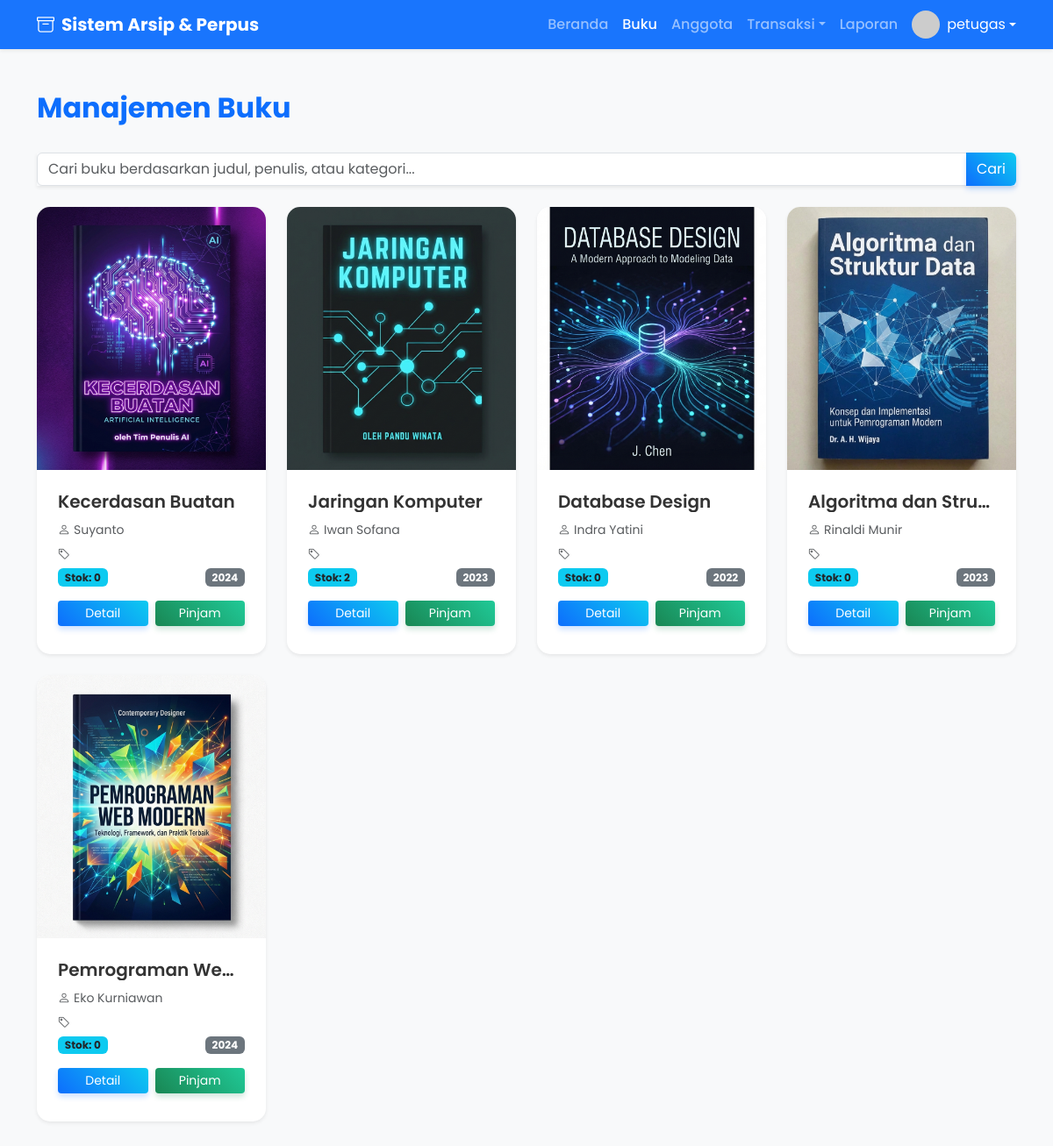
Screenshot of /Perpus/buku.php (signed in) with the database file from the repository.
### tables this page shows
CREATE TABLE `buku` (
  `id_buku` int NOT NULL,
  `judul` varchar(255) NOT NULL,
  `penulis` varchar(255) NOT NULL,
  `penerbit` varchar(255) DEFAULT NULL,
  `tahun_terbit` year DEFAULT NULL,
  `cover` varchar(255) DEFAULT NULL,
  `kategori` varchar(100) DEFAULT NULL,
  `isbn` varchar(20) DEFAULT NULL,
  `stok` int DEFAULT '0'
);

### Perpus/buku.php (the view, shortened to what this page needs)
<?php
include 'koneksi.php';
$role = $_SESSION['role'];
?>
<!DOCTYPE html>
<html lang="id">
<head>
  <link href="https://cdn.jsdelivr.net/npm/bootstrap@5.3.2/dist/css/bootstrap.min.css" rel="stylesheet">
  <link rel="stylesheet" href="https://cdn.jsdelivr.net/npm/bootstrap-icons@1.11.1/font/bootstrap-icons.css">
  <link rel="stylesheet" href="style.css">
</head>
<body>
  <nav class="navbar navbar-expand-lg navbar-dark bg-primary sticky-top shadow-sm">
    <div class="container">
      <a class="navbar-brand fw-bold" href="index.php"><i class="bi bi-archive me-2"></i>Sistem Arsip & Perpus</a>
      <div class="collapse navbar-collapse" id="navbarNav">
        <ul class="navbar-nav ms-auto align-items-center">
          <li class="nav-item"><a class="nav-link" href="index.php">Beranda</a></li>
          <li class="nav-item"><a class="nav-link active" href="buku.php">Buku</a></li>
          <li class="nav-item"><a class="nav-link" href="anggota.php">Anggota</a></li>
          <li class="nav-item dropdown">
            <a class="nav-link dropdown-toggle" href="#" role="button" data-bs-toggle="dropdown">Transaksi</a>
          </li>
          <li class="nav-item"><a class="nav-link" href="laporan.php">Laporan</a></li>
          <li class="nav-item ms-2">
            <div class="dropdown">
                <a href="#" class="d-flex align-items-center text-white text-decoration-none dropdown-toggle" id="userDropdown" data-bs-toggle="dropdown">
                    <img src="https://ui-avatars.com/api/?name=<?= $_SESSION['user'] ?>&background=random" alt="Avatar" class="rounded-circle me-2" width="32" height="32">
                    <span><?= $_SESSION['user'] ?></span>
                </a>
            </div>
          </li>
        </ul>
      </div>
    </div>
  </nav>
  <div class="container py-5">
    <div class="d-flex justify-content-between align-items-center mb-4">
        <h2 class="text-primary fw-bold">Manajemen Buku</h2>
    </div>
    <div class="row mb-4">
        <div class="col-md-12">
            <div class="input-group shadow-sm">
                <input type="text" id="searchInput" class="form-control" placeholder="Cari buku berdasarkan judul, penulis, atau kategori..." aria-label="Cari buku">
                <button class="btn btn-primary" type="button" id="searchBtn">Cari</button>
            </div>
        </div>
    </div>
    <div class="row">
      <?php
      $q = mysqli_query($conn, "SELECT * FROM buku ORDER BY id_buku DESC");
      while($d = mysqli_fetch_array($q)):
      ?>
      <div class="col-md-3 mb-4 book-item">
        <div class="card h-100 shadow-sm border-0">
          <img src="cover/<?= $d['cover'] ?>" class="card-img-top" alt="<?= $d['judul'] ?>" style="height: 300px; object-fit: cover;">
          <div class="card-body d-flex flex-column">
            <h5 class="card-title text-truncate" title="<?= $d['judul'] ?>"><?= $d['judul'] ?></h5>
            <p class="card-text text-muted mb-1"><small><i class="bi bi-person me-1"></i><?= $d['penulis'] ?></small></p>
            <p class="card-text text-muted mb-1"><small><i class="bi bi-tag me-1"></i><?= $d['kategori'] ?></small></p>
            <div class="d-flex justify-content-between mb-3">
                <span class="badge bg-info text-dark">Stok: <?= $d['stok'] ?></span>
                <span class="badge bg-secondary"><?= $d['tahun_terbit'] ?></span>
            </div>
            <div class="mt-auto">
                <div class="d-flex gap-2 mb-2">
                    <a href="detail_buku.php?id=<?= $d['id_buku'] ?>" class="btn btn-primary btn-sm w-50">Detail</a>
                    <?php if($role != 'kapus'): ?>
                    <a href="transaksi_peminjaman.php?id_buku=<?= $d['id_buku'] ?>" class="btn btn-success btn-sm w-50">Pinjam</a>
                    <?php endif; ?>
                </div>
            </div>
          </div>
        </div>
      </div>
      <?php endwhile; ?>
    </div>
  </div>
</body>
</html>

### Perpus/style.css (style rules this page uses)
body { font-family: 'Poppins', sans-serif; background-color: #f8f9fa; color: #333; }
.navbar { background: rgba(13, 110, 253, 0.95) !important; backdrop-filter: blur(10px); }
.nav-link { font-weight: 500; transition: color 0.3s ease; }
.card { transition: transform 0.3s ease, box-shadow 0.3s ease; border: none; border-radius: 15px; overflow: hidden; box-shadow: 0 5px 15px rgba(0, 0, 0, 0.05); height: 100%; }
.card-img-top { height: 350px; object-fit: cover; transition: transform 0.5s ease; }
.card-body { padding: 1.5rem; }
.card-title { font-weight: 600; color: #333; }
.book-item { animation-duration: 0.8s; animation-fill-mode: both; animation-name: fadeInUp; }
.book-item:nth-child(1) { animation-delay: 0.1s; }
.book-item:nth-child(2) { animation-delay: 0.2s; }
.book-item:nth-child(3) { animation-delay: 0.3s; }
.book-item:nth-child(4) { animation-delay: 0.4s; }
.book-item:nth-child(5) { animation-delay: 0.5s; }
.btn-primary { background: linear-gradient(45deg, #0d6efd, #0dcaf0); border: none; box-shadow: 0 4px 6px rgba(13, 110, 253, 0.2); }
.btn-success { background: linear-gradient(45deg, #198754, #20c997); border: none; box-shadow: 0 4px 6px rgba(25, 135, 84, 0.2); }

### rows the page displays
buku: cover (picture), judul "Kecerdasan Buatan", penulis "Suyanto", stok "0", tahun_terbit "2024"
buku: cover (picture), judul "Jaringan Komputer", penulis "Iwan Sofana", stok "2", tahun_terbit "2023"
buku: cover (picture), judul "Database Design", penulis "Indra Yatini", stok "0", tahun_terbit "2022"
buku: cover (picture), judul "Algoritma dan Stru…", penulis "Rinaldi Munir", stok "0", tahun_terbit "2023"
buku: cover (picture), judul "Pemrograman We…", penulis "Eko Kurniawan", stok "0", tahun_terbit "2024"

### other values shown
$_SESSION['user'] "petugas"
